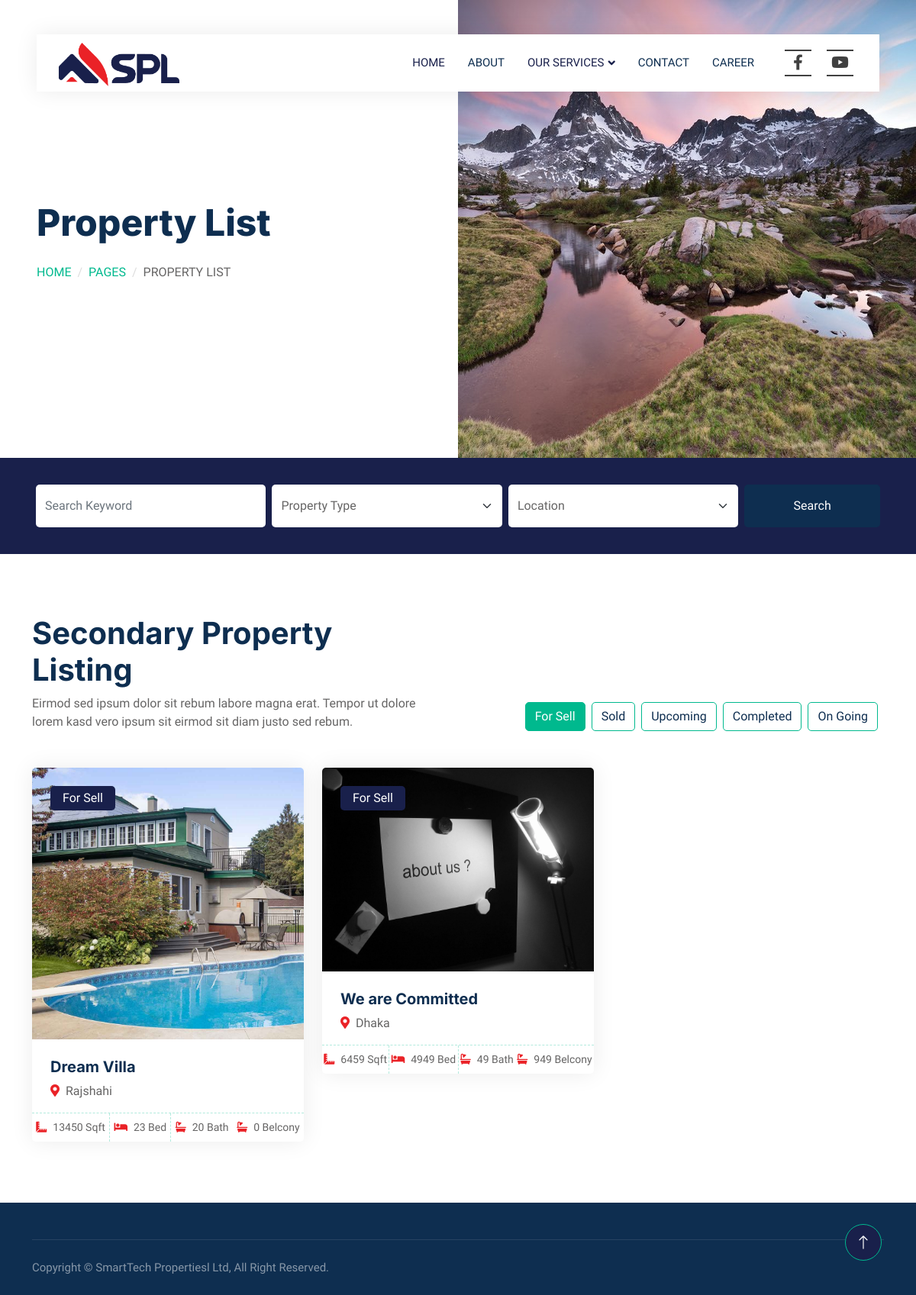
The page /secondary_p/ on the database as committed earlier.
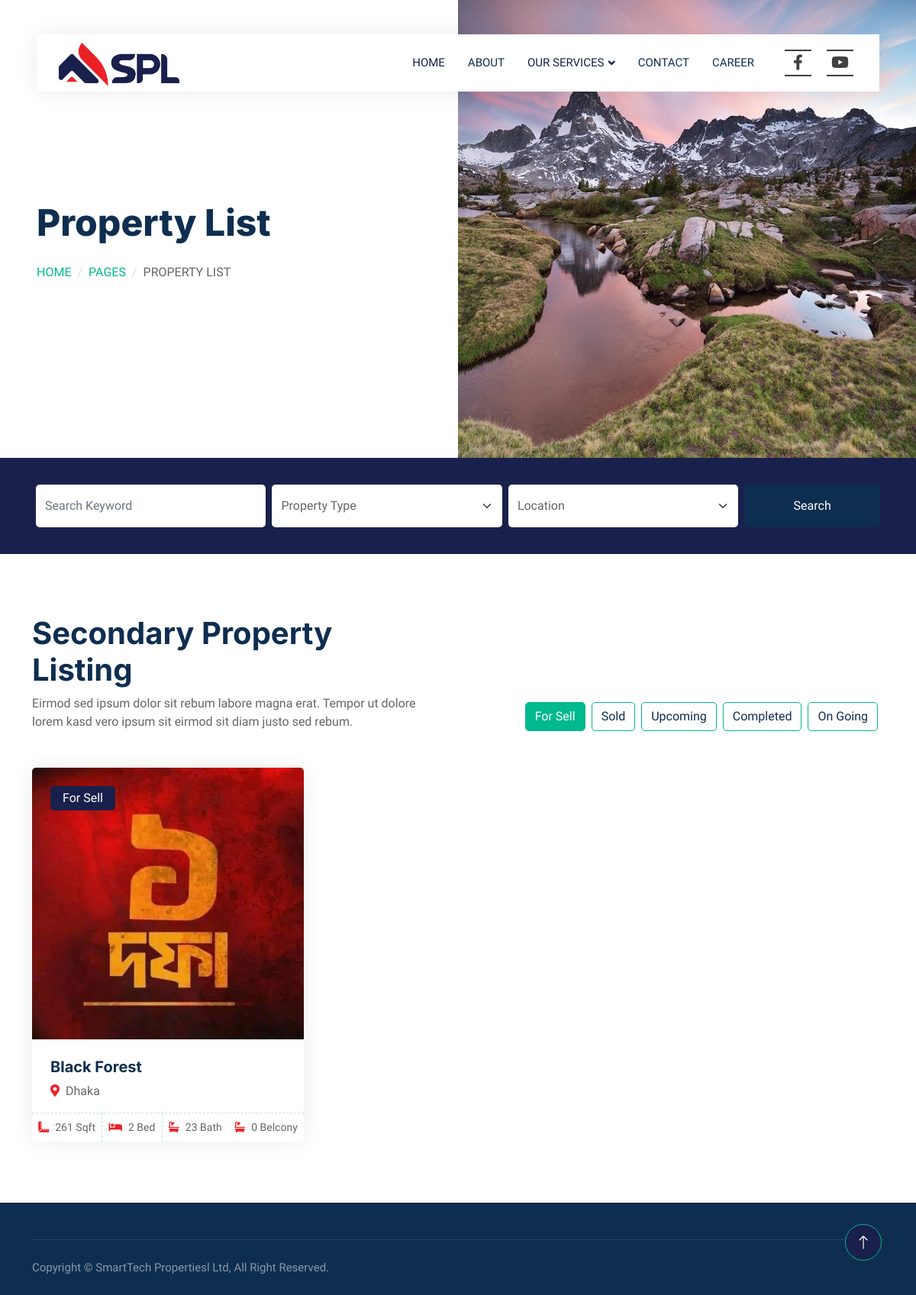
The same page on the database as committed later.
### properties/models.py (models this page shows, shortened)
class PropertyHeaderImage(models.Model):
    image = models.ImageField(upload_to='header_images/', null=True, blank=True)

class Property(models.Model):
    CATEGORY_CHOICES = (
        ('P', 'Primary Project'),
        ('S', 'Secondary Project'),
        ('L', 'Land Shearing'),
        ('J', 'Joint Venture'),
    )
    PROPERTY_TYPES = [
        ('sell', 'For Sell'),
        ('sold', 'Sold'),
        ('upcoming', 'Upcoming'),
        ('completed', 'Completed'),
        ('ongoing', 'OnGoing'),
    ]
    title = models.CharField(max_length=100)
    category = models.CharField(choices=CATEGORY_CHOICES, default='J', max_length=2)
    property_type = models.CharField(max_length=10, choices=PROPERTY_TYPES, default='sell')
    location = models.CharField(max_length=255)
    image = models.ImageField(upload_to='property_images/', default="No Image Set")
    size_sqft = models.IntegerField()
    bedrooms = models.IntegerField()
    bathrooms = models.IntegerField()
    belcony = models.IntegerField(default=0)
    drawingroom = models.IntegerField(default=0)
    dyningroom = models.IntegerField(default=0)
    kitchen = models.IntegerField(default=0)

### properties/views.py (the view)
# urls.py: path('secondary_p/',views.secondary_p,name="secondary_p"),
def secondary_p(request):
    header_image = PropertyHeaderImage.objects.first()
    s_properties = Property.objects.filter(category='S').order_by('id')
    for_sell_properties = s_properties.filter(property_type='sell')[:6]
    additional_sell_properties = s_properties.filter(property_type='sell')[6:]
    sold_properties = s_properties.filter(property_type='sold')[:6]
    additional_sold_properties = s_properties.filter(property_type='sold')[6:]
    upcoming_properties = s_properties.filter(property_type='upcoming')[:6]
    additional_upcoming_properties = s_properties.filter(property_type='upcoming')[6:]
    completed_properties = s_properties.filter(property_type='completed')[:6]
    additional_completed_properties = s_properties.filter(property_type='completed')[6:]
    ongoing_properties = s_properties.filter(property_type='ongoing')[:6]
    additional_ongoing_properties = s_properties.filter(property_type='ongoing')[6:]
    context = {
        'header_image': header_image,
        'for_sell_properties': for_sell_properties,
        'additional_sell_properties': additional_sell_properties,
        'sold_properties': sold_properties,
        'additional_sold_properties': additional_sold_properties,
        'upcoming_properties': upcoming_properties,
        'additional_upcoming_properties': additional_upcoming_properties,
        'completed_properties': completed_properties,
        'additional_completed_properties': additional_completed_properties,
        'ongoing_properties': ongoing_properties,
        'additional_ongoing_properties': additional_ongoing_properties,
    }
    return render(request, 'properties/Secondary_project.html', context)

### properties/templates/properties/Secondary_project.html (shortened to what this page needs)
{% extends "properties/base.html" %}
{% block body %}
{% load static %}
<div class="container-fluid header bg-white p-0">
    <div class="row g-0 align-items-center flex-column-reverse flex-md-row">
        <div class="col-md-6 p-5 mt-lg-5">
            <h1 class="display-5 animated fadeIn mb-4">Property List</h1>
            <nav aria-label="breadcrumb animated fadeIn">
                <ol class="breadcrumb text-uppercase">
                    <li class="breadcrumb-item"><a href="#">Home</a></li>
                    <li class="breadcrumb-item"><a href="#">Pages</a></li>
                    <li class="breadcrumb-item text-body active" aria-current="page">Property List</li>
                </ol>
            </nav>
        </div>
        <div class="col-md-6 animated fadeIn">
            {% if header_image %}
                <img class="img-fluid" src="{{ header_image.image.url }}" alt="">
            {% else %}
                <img class="img-fluid" src="{% static 'img/default_header.jpg' %}" alt="Default Header Image">
            {% endif %}
        </div>
    </div>
</div>
<div class="container-fluid bg-primary mb-5 wow fadeIn" data-wow-delay="0.1s" style="padding: 35px;">
    <div class="container">
        <div class="row g-2">
            <div class="col-md-10">
                <div class="row g-2">
                    <div class="col-md-4">
                        <input type="text" class="form-control border-0 py-3" placeholder="Search Keyword">
                    </div>
                    <div class="col-md-4">
                        <select class="form-select border-0 py-3">
                            <option selected>Property Type</option>
                        </select>
                    </div>
                    <div class="col-md-4">
                        <select class="form-select border-0 py-3">
                            <option selected>Location</option>
                        </select>
                    </div>
                </div>
            </div>
            <div class="col-md-2">
                <button class="btn btn-dark border-0 w-100 py-3">Search</button>
            </div>
        </div>
    </div>
</div>
<div class="container-xxl py-5">
    <div class="container">
        <div class="row g-0 gx-5 align-items-end">
            <div class="col-lg-6">
                <div class="text-start mx-auto mb-5 wow slideInLeft" data-wow-delay="0.1s">
                    <h1 class="mb3">Secondary Property Listing</h1>
                    <p>Eirmod sed ipsum dolor sit rebum labore magna erat. Tempor ut dolore lorem kasd vero ipsum sit eirmod sit diam justo sed rebum.</p>
                </div>
            </div>
            <div class="col-lg-6 text-start text-lg-end wow slideInRight" data-wow-delay="0.1s">
                <ul class="nav nav-pills d-inline-flex justify-content-end mb-5">
                    <li class="nav-item me-2">
                        <a class="btn btn-outline-primary active" data-bs-toggle="pill" href="#tab-1">For Sell</a>
                    </li>
                    <li class="nav-item me-2">
                        <a class="btn btn-outline-primary" data-bs-toggle="pill" href="#tab-2">Sold</a>
                    </li>
                    <li class="nav-item me-2">
                        <a class="btn btn-outline-primary" data-bs-toggle="pill" href="#tab-3">Upcoming</a>
                    </li>
                    <li class="nav-item me-2">
                        <a class="btn btn-outline-primary" data-bs-toggle="pill" href="#tab-4">Completed</a>
                    </li>
                    <li class="nav-item me-2">
                        <a class="btn btn-outline-primary" data-bs-toggle="pill" href="#tab-5">On Going</a>
                    </li>
                </ul>
            </div>
        </div>
        <div class="tab-content">
            <div id="tab-1" class="tab-pane fade show p-0 active">
                <div class="row g-4" id="property-list">
                    {% for property in for_sell_properties %}
                    <div class="col-lg-4 col-md-6 wow fadeInUp" data-wow-delay="0.1s">
                        <div class="property-item rounded overflow-hidden">
                            <div class="position-relative overflow-hidden">
                                <a href="{% url 'property_detail' property.id %}">
                                    <img class="img-fluid" src="{{ property.image.url }}" alt="">
                                </a>
                                <div class="bg-primary rounded text-white position-absolute start-0 top-0 m-4 py-1 px-3">
                                    For Sell
                                </div>
                            </div>
                            <div class="p-4 pb-0">
                                <a class="d-block h5 mb-2" href="{% url 'property_detail' property.id %}">{{ property.title }}</a>
                                <p><i class="fa fa-map-marker-alt text-primary me-2"></i>{{ property.location }}</p>
                            </div>
                            <div class="d-flex border-top">
                                <small class="flex-fill text-center border-end py-2"><i class="fa fa-ruler-combined text-primary me-2"></i>{{ property.size_sqft }} Sqft</small>
                                <small class="flex-fill text-center border-end py-2"><i class="fa fa-bed text-primary me-2"></i>{{ property.bedrooms }} Bed</small>
                                <small class="flex-fill text-center py-2"><i class="fa fa-bath text-primary me-2"></i>{{ property.bathrooms }} Bath</small>
                                <small class="flex-fill text-center py-2"><i class="fa fa-bath text-primary me-2"></i>{{ property.belcony }} Belcony</small>
                            </div>
                        </div>
                    </div>
                    {% endfor %}
                </div>
            </div>
        </div>
    </div>
</div>
{% endblock %}

### properties/templates/properties/base.html (shortened to what this page needs)
{% load static %}
<!DOCTYPE html>
<html lang="en">
<head>
    <link href="https://cdnjs.cloudflare.com/ajax/libs/font-awesome/5.10.0/css/all.min.css" rel="stylesheet">
    <link href="https://cdn.jsdelivr.net/npm/bootstrap-icons@1.4.1/font/bootstrap-icons.css" rel="stylesheet">
    <link href={% static "lib/animate/animate.min.css"%} rel="stylesheet">
    <link href={% static "lib/owlcarousel/assets/owl.carousel.min.css"%} rel="stylesheet">
    <link href={% static "css/bootstrap.min.css"%} rel="stylesheet">
    <link href={% static "css/style.css"%} rel="stylesheet">
</head>
<body>
    <div class="container-xxl bg-white p-0">
     <div class="container-fluid nav-bar bg-transparent">
        <nav class="navbar navbar-expand-lg bg-white navbar-light py-0 px-4">
            <a href="{% url 'home' %}" class="navbar-brand d-flex align-items-center text-center">
                <h1 class="m-0 text-primary"><img src={% static "img/spl_logo.png"%} style="width:170px;"></h1>
            </a>
            <div class="collapse navbar-collapse" id="navbarCollapse">
                <div class="navbar-nav ms-auto">
                    <a href="{% url 'home' %}" class="nav-item nav-link active">Home</a>
                    <a href="{% url 'about' %}" class="nav-item nav-link">About</a>
                    <div class="nav-item dropdown">
                        <a href="#" class="nav-link dropdown-toggle active" data-bs-toggle="dropdown">Our Services</a>
                    </div>
                    <a href="{% url 'contact' %}" class="nav-item nav-link">Contact</a>
                    <a href="{% url 'career' %}" class="nav-item nav-link">Career</a>
                </div>
            </div>
 <div class="nav-item d-flex align-items-center">
    <ul class="social-icons">
        <li>
            <a class="facebook" href="https://www.facebook.com/SmarttechProperties" target="_blank" title="Facebook">
                <span></span>
                <span></span>
                <i class="fab fa-facebook-f"></i>
            </a>
        </li>
        <li>
            <a class="youtube" href="https://www.youtube.com/yourchannel" target="_blank" title="YouTube">
                <span></span>
                <span></span>
                <i class="fab fa-youtube"></i>
            </a>
        </li>
    </ul>
</div>
        </nav>
    </div>
    {% block body %}
    {% endblock %}
        <div class="container-fluid bg-dark text-white-50 footer pt-5 mt-5 wow fadeIn" data-wow-delay="0.1s">
            <div class="container">
                <div class="copyright">
                    <div class="row">
                        <div class="col-md-6 text-center text-md-start mb-3 mb-md-0">
                            Copyright &copy;&nbsp;SmartTech Propertiesl Ltd, All Right Reserved.</div>
                    </div>
                </div>
            </div>
        </div>
        <a href="#" class="btn btn-lg btn-primary btn-lg-square back-to-top"><i class="bi bi-arrow-up"></i></a>
    </div>
</body>
</html>

### properties/static/css/style.css (style rules this page uses)
:root { --primary: #19204B; --secondary: #FF6922; --light: #EFFDF5; --dark: #0E2E50; }
.back-to-top { position: fixed; display: none; right: 45px; bottom: 45px; z-index: 99; }
.btn { transition: .5s; }
.btn.btn-primary, .btn.btn-secondary { color: #FFFFFF; }
.btn-lg-square { width: 48px; height: 48px; }
.btn-square, .btn-sm-square, .btn-lg-square { padding: 0; display: flex; align-items: center; justify-content: center; font-weight: normal; border-radius: 50px; }
.nav-bar { position: relative; margin-top: 45px; padding: 0 3rem; transition: .5s; z-index: 9999; }
.navbar { box-shadow: 0 0 30px rgba(0, 0, 0, .08); }
.navbar .dropdown-toggle::after { border: none; content: "\f107"; font-family: "Font Awesome 5 Free"; font-weight: 900; vertical-align: middle; margin-left: 5px; transition: .5s; }
.navbar-light .navbar-nav .nav-link { margin-right: 30px; padding: 25px 0; color: #FFFFFF; font-size: 15px; text-transform: uppercase; outline: none; }
.navbar-light .navbar-nav .nav-link:hover, .navbar-light .navbar-nav .nav-link.active { color: var(--primary); }
.navbar-light .navbar-brand { height: 75px; }
.navbar-light .navbar-nav .nav-link { color: var(--dark); font-weight: 500; }
@media (min-width: 992px) { .header { margin-top: -120px; } }
.breadcrumb-item + .breadcrumb-item::before { color: #DDDDDD; }
.nav-pills .nav-item .btn { color: var(--dark); }
.nav-pills .nav-item .btn:hover, .nav-pills .nav-item .btn.active { color: #FFFFFF; }
.property-item { box-shadow: 0 0 30px rgba(0, 0, 0, .08); }
.property-item img { transition: .5s; }
.property-item .border-top { border-top: 1px dashed rgba(0, 185, 142, .3) !important; }
.property-item .border-end { border-right: 1px dashed rgba(0, 185, 142, .3) !important; }
.footer .copyright { padding: 25px 0; font-size: 15px; border-top: 1px solid rgba(256, 256, 256, .1); }

### properties/templates/properties/base.html (style rules this page uses)
:root { --facebook-color: #3b5998; --youtube-color: #ff0000; --icon-color: #404040; }
.nav-item .social-icons { position: relative; margin: 0; padding: 0; display: flex; list-style: none; }
.nav-item .social-icons li { margin: 0 10px; }
.nav-item .social-icons li a { display: block; position: relative; width: 35px; height: 35px; line-height: 35px; font-size: 20px; text-align: center; text-decoration: none; color: var(--icon-color); transition: 0.5s; }
.nav-item .social-icons li a span { position: absolute; transition: transform 0.5s; }
.nav-item .social-icons li a span:nth-child(1), .nav-item .social-icons li a span:nth-child(3) { width: 100%; height: 2px; background: var(--icon-color); }
.nav-item .social-icons li a span:nth-child(1) { top: 0; left: 0; transform-origin: right; }
.nav-item .social-icons li a span:nth-child(3) { bottom: 0; left: 0; transform-origin: left; }

Rows that differ between the two databases and show on the page:
removed Property: image (picture), title "Dream Villa", location "Rajshahi", size_sqft "13450", bedrooms "23", bathrooms "20", belcony "0"
removed Property: image (picture), title "We are Committed", location "Dhaka", size_sqft "6459", bedrooms "4949", bathrooms "49", belcony "949"
added Property: image (picture), title "Black Forest", location "Dhaka", size_sqft "261", bedrooms "2", bathrooms "23", belcony "0"
